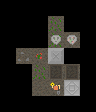

A level layout from a 2D game, rendered from its tile map. Below: a short description, then the map file with its tile-grid data intact:
An orthogonal 6x7 tile map with 16x16 px tiles, 2 tile layers (Floor, Entities).

<map version="1.2" tiledversion="1.2.3" orientation="orthogonal" renderorder="right-down" width="6" height="7" tilewidth="16" tileheight="16" infinite="0" nextlayerid="9" nextobjectid="4">
  <tileset firstgid="1" name="Testset" tilewidth="16" tileheight="16" tilecount="11" columns="5">
    <grid orientation="orthogonal" width="1" height="1" />
    <tile id="0" type="Exit">
      <properties>
        <property name="TileName" value="Exit" />
      </properties>
      <image width="16" height="16" source="../Sprites/Tiles/Exit.png" />
    </tile>
    <tile id="1" type="Full Gravestone">
      <properties>
        <property name="TileName" value="Full Gravestone" />
      </properties>
      <image width="16" height="16" source="../Sprites/Tiles/Full Gravestone.png" />
    </tile>
    <tile id="2" type="Empty Gravestone">
      <properties>
        <property name="TileName" value="Empty Gravestone" />
      </properties>
      <image width="16" height="16" source="../Sprites/Tiles/Empty Gravestone.png" />
    </tile>
    <tile id="3" type="Ground">
      <properties>
        <property name="TileName" value="Ground" />
      </properties>
      <image width="16" height="16" source="../Sprites/Tiles/Ground 1.png" />
    </tile>
    <tile id="4" type="Ground">
      <properties>
        <property name="TileName" value="Ground" />
      </properties>
      <image width="16" height="16" source="../Sprites/Tiles/Ground 2.png" />
    </tile>
    <tile id="5" type="Ground">
      <properties>
        <property name="TileName" value="Ground" />
      </properties>
      <image width="16" height="16" source="../Sprites/Tiles/Ground 3.png" />
    </tile>
    <tile id="6" type="Ground">
      <properties>
        <property name="TileName" value="Ground" />
      </properties>
      <image width="16" height="16" source="../Sprites/Tiles/Ground.png" />
    </tile>
    <tile id="7" type="Block">
      <properties>
        <property name="TileName" value="Block" />
      </properties>
      <image width="16" height="16" source="../Sprites/Tiles/Block.png" />
    </tile>
    <tile id="8" type="Wall">
      <properties>
        <property name="TileName" value="Wall" />
      </properties>
      <image width="16" height="16" source="../Sprites/Tiles/Wall.png" />
    </tile>
    <tile id="9" type="Player">
      <properties>
        <property name="TileName" value="Player" />
      </properties>
      <image width="16" height="16" source="../Sprites/Tiles/Player.png" />
    </tile>
    <tile id="10" type="Soul">
      <properties>
        <property name="TileName" value="Soul" />
      </properties>
      <image width="16" height="16" source="../Sprites/Tiles/Soul.png" />
    </tile>
  </tileset>
  <layer id="8" name="Floor" width="6" height="7">
    <data encoding="csv">
0,0,0,0,0,0,
0,0,0,5,0,0,
0,0,0,5,6,0,
0,4,6,7,0,0,
0,0,5,3,3,0,
0,0,7,7,1,0,
0,0,0,0,0,0
</data>
  </layer>
  <layer id="7" name="Entities" width="6" height="7">
    <data encoding="csv">
0,0,0,0,0,0,
0,0,0,0,0,0,
0,0,0,11,11,0,
0,0,0,8,0,0,
0,0,0,0,0,0,
0,0,0,10,0,0,
0,0,0,0,0,0
</data>
  </layer>
</map>
